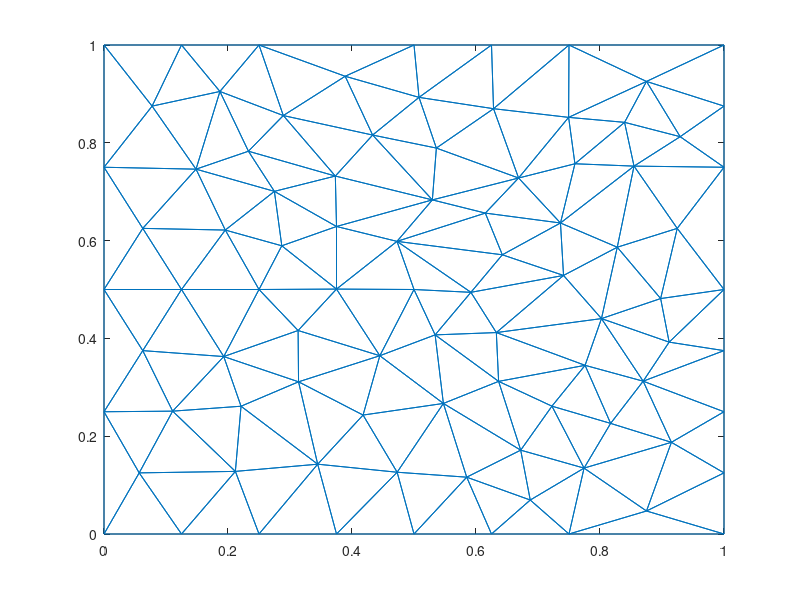
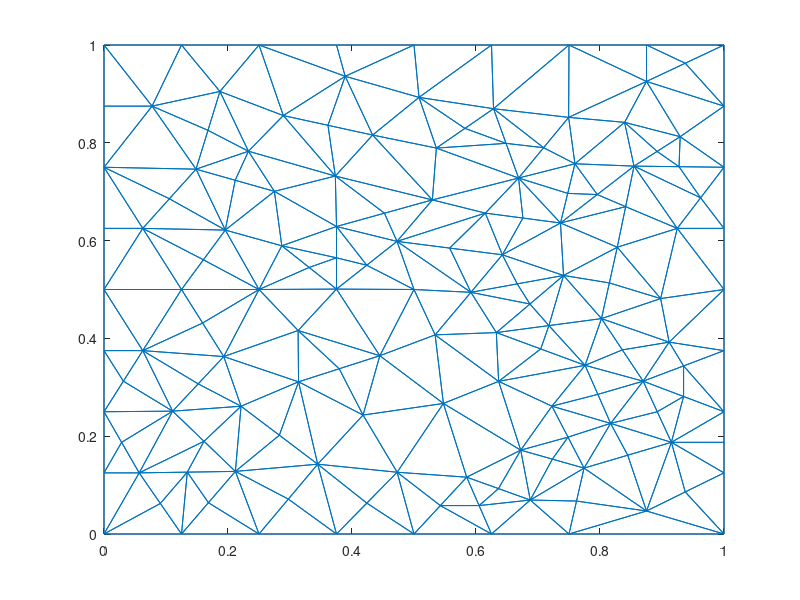
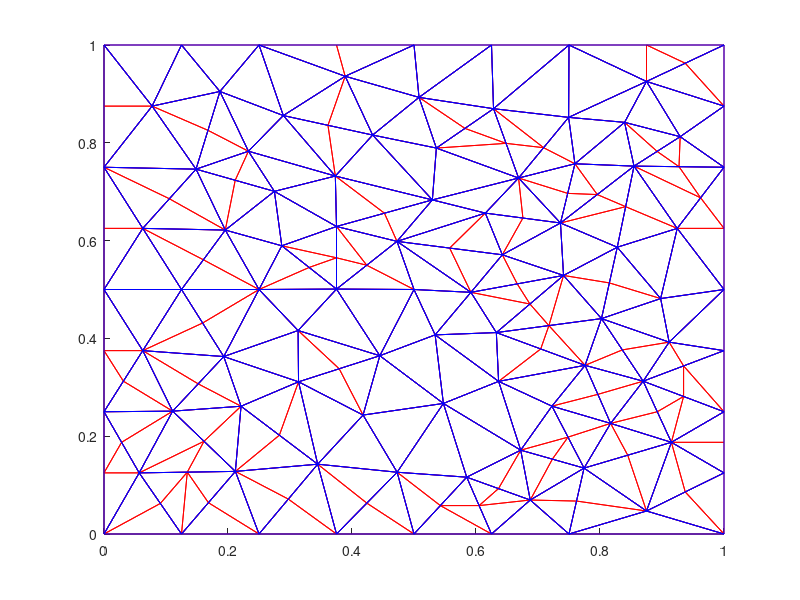

Recreate these plots in MATLAB, in order.
nodesBefore = [0,0;
1,0;
1,1;
0,1;
0.5,0.5;
0,0.5;
0.0625,0.625;
0.25,0.5;
0,0.25;
0.5,0;
0,0.75;
0.125,0.5;
0.5,1;
0.433275,0.815849;
0.148437,0.746094;
0.195626,0.621564;
0.529625,0.683244;
0.375,0.628853;
0.25,1;
0.373136,0.732013;
0.286769,0.589388;
0.375,0.500839;
0.27482,0.700717;
0.313771,0.311229;
0.313066,0.416148;
0.0625,0.375;
0.193152,0.362881;
0.25,0;
0.221019,0.261294;
0.110735,0.251224;
0.0567566,0.125;
0.289186,0.855722;
0.0775596,0.875;
0.232942,0.782767;
0.125,1;
0.186981,0.904974;
0.344656,0.142753;
0.125,0;
0.472573,0.598451;
0.924569,0.625;
0.38898,0.936063;
0.211891,0.128028;
0.375,0;
0.547402,0.26699;
0.444875,0.364572;
0.417838,0.243238;
0.47281,0.126311;
0.625,0;
0.75,0;
0.536065,0.78923;
0.75,1;
1,0.5;
0.6875,0.0694813;
0.585002,0.116209;
0.625,1;
0.642467,0.570984;
0.508074,0.892911;
1,0.25;
0.668679,0.727983;
0.749387,0.852019;
0.628269,0.869741;
0.736262,0.636012;
0.802373,0.440498;
0.82784,0.586474;
0.741191,0.528744;
0.632806,0.411914;
0.615033,0.656252;
0.854872,0.752318;
0.534065,0.407201;
1,0.75;
0.875,0.925491;
0.897806,0.481478;
1,0.375;
0.591791,0.494234;
0.722482,0.261441;
0.67209,0.171457;
0.774275,0.134747;
1,0.875;
0.839631,0.841845;
0.759557,0.757126;
0.92931,0.8125;
0.869619,0.3125;
0.875,0.0470411;
0.911511,0.392352;
0.775933,0.344943;
0.817138,0.226203;
1,0.125;
0.915154,0.1875;
0.63646,0.312134;
];
trianglesBefore = [76,77,75;
12,6,26;
8,16,12;
11,6,7;
24,45,25;
25,22,8;
24,27,29;
12,7,6;
6,9,26;
28,42,38;
14,17,50;
7,15,11;
17,20,18;
21,16,8;
25,45,22;
16,23,15;
34,15,23;
16,15,7;
15,33,11;
50,57,14;
12,16,7;
18,21,22;
35,36,19;
4,11,33;
14,20,17;
14,32,20;
23,18,20;
17,18,39;
41,57,13;
59,50,17;
22,21,8;
32,14,41;
12,27,8;
22,5,39;
16,21,23;
18,23,21;
24,25,27;
37,29,42;
12,26,27;
46,24,37;
9,1,31;
8,27,25;
26,9,30;
29,37,24;
42,30,31;
27,26,30;
42,28,37;
9,31,30;
30,29,27;
10,47,43;
24,46,45;
15,34,36;
20,32,34;
35,4,33;
20,34,23;
34,32,36;
36,33,15;
36,35,33;
19,36,32;
47,46,37;
22,39,18;
31,1,38;
39,5,74;
89,85,66;
13,57,55;
13,19,41;
19,32,41;
30,42,29;
38,42,31;
48,49,53;
37,28,43;
68,64,40;
44,89,69;
22,45,5;
37,43,47;
44,45,46;
44,47,54;
44,46,47;
48,53,54;
39,56,67;
59,17,67;
10,48,54;
71,51,60;
55,57,61;
41,14,57;
84,52,72;
57,50,61;
2,83,49;
64,65,63;
54,47,10;
60,61,59;
67,62,59;
59,61,50;
62,64,68;
63,85,82;
74,65,56;
54,53,76;
68,80,62;
61,51,55;
68,40,70;
61,60,51;
65,62,56;
71,3,51;
65,66,63;
73,82,58;
70,40,52;
72,40,64;
39,74,56;
63,72,64;
45,69,5;
69,89,66;
39,67,17;
62,67,56;
70,78,81;
80,79,60;
44,69,45;
74,69,66;
40,72,52;
65,64,62;
78,3,71;
79,80,68;
82,86,88;
79,71,60;
77,86,75;
84,82,73;
69,74,5;
65,74,66;
44,54,76;
84,63,82;
77,76,53;
76,75,89;
49,77,53;
83,87,88;
68,70,81;
71,79,81;
60,59,80;
62,80,59;
71,81,78;
68,81,79;
88,87,58;
77,49,83;
52,84,73;
63,84,72;
66,85,63;
86,85,75;
77,83,88;
85,86,82;
82,88,58;
83,2,87;
88,86,77;
76,89,44;
85,89,75;
];
figure;trimesh(trianglesBefore, nodesBefore(:,1), nodesBefore(:,2));
nodesAfter = [0,0;
1,0;
1,1;
0,1;
0.5,0.5;
0,0.5;
0.0625,0.625;
0.25,0.5;
0,0.25;
0.5,0;
0,0.75;
0.125,0.5;
0.5,1;
0.433275,0.815849;
0.148437,0.746094;
0.195626,0.621564;
0.529625,0.683244;
0.375,0.628853;
0.25,1;
0.373136,0.732013;
0.286769,0.589388;
0.375,0.500839;
0.27482,0.700717;
0.313771,0.311229;
0.313066,0.416148;
0.0625,0.375;
0.193152,0.362881;
0.25,0;
0.221019,0.261294;
0.110735,0.251224;
0.0567566,0.125;
0.289186,0.855722;
0.0775596,0.875;
0.232942,0.782767;
0.125,1;
0.186981,0.904974;
0.344656,0.142753;
0.125,0;
0.472573,0.598451;
0.924569,0.625;
0.38898,0.936063;
0.211891,0.128028;
0.375,0;
0.547402,0.26699;
0.444875,0.364572;
0.417838,0.243238;
0.47281,0.126311;
0.625,0;
0.75,0;
0.536065,0.78923;
0.75,1;
1,0.5;
0.6875,0.0694813;
0.585002,0.116209;
0.625,1;
0.642467,0.570984;
0.508074,0.892911;
1,0.25;
0.668679,0.727983;
0.749387,0.852019;
0.628269,0.869741;
0.736262,0.636012;
0.802373,0.440498;
0.82784,0.586474;
0.741191,0.528744;
0.632806,0.411914;
0.615033,0.656252;
0.854872,0.752318;
0.534065,0.407201;
1,0.75;
0.875,0.925491;
0.897806,0.481478;
1,0.375;
0.591791,0.494234;
0.722482,0.261441;
0.67209,0.171457;
0.774275,0.134747;
1,0.875;
0.839631,0.841845;
0.759557,0.757126;
0.92931,0.8125;
0.869619,0.3125;
0.875,0.0470411;
0.911511,0.392352;
0.775933,0.344943;
0.817138,0.226203;
1,0.125;
0.915154,0.1875;
0.63646,0.312134;
0.748378,0.198094;
0.160313,0.560782;
0,0.625;
0.379323,0.337901;
0.105469,0.685547;
0.452312,0.656049;
0.211629,0.723405;
0,0.875;
0.361231,0.835786;
0.159076,0.431441;
0.423787,0.549645;
0.282837,0.202024;
0,0.125;
0.0283783,0.1875;
0.161313,0.189626;
0.134324,0.126514;
0.151944,0.307053;
0.297328,0.0713766;
0.423905,0.0631556;
0.167709,0.825534;
0.0908783,0.0625;
0.375,1;
0.55752,0.584718;
0.542501,0.0581045;
0.815107,0.513486;
0.709033,0.790001;
0.675647,0.646132;
0.835996,0.376499;
0.875,1;
0.71759,0.426206;
1,0.625;
0.762137,0.0673734;
0.9375,0.0860206;
1,0.1875;
0.796535,0.285573;
0.844714,0.161123;
0.723182,0.153102;
0,0.375;
0.03125,0.3125;
0.168445,0.0640138;
0.375,0.564846;
0.70437,0.378429;
0.605001,0.0581045;
0.648474,0.798862;
0.9375,0.962745;
0.686999,0.470329;
0.330884,0.545114;
0.841356,0.669396;
0.636251,0.0928451;
0.582167,0.829485;
0.795567,0.694165;
0.666491,0.511489;
0.747909,0.696569;
0.962285,0.6875;
0.927436,0.751159;
0.93481,0.34375;
0.93481,0.28125;
0.892387,0.25;
0.892091,0.782409;
];
trianglesAfter = [12,6,26;
25,22,8;
24,27,29;
12,7,6;
14,17,50;
21,16,8;
25,45,22;
15,33,11;
50,57,14;
35,36,19;
14,20,17;
23,18,20;
41,57,13;
59,50,17;
16,21,23;
18,23,21;
24,25,27;
46,24,37;
8,27,25;
20,32,34;
35,4,33;
20,34,23;
34,32,36;
36,35,33;
19,36,32;
47,46,37;
39,5,74;
13,57,55;
19,32,41;
48,49,53;
44,89,69;
22,45,5;
44,45,46;
44,47,54;
44,46,47;
59,17,67;
71,51,60;
55,57,61;
41,14,57;
84,52,72;
2,83,49;
61,51,55;
61,60,51;
65,62,56;
72,40,64;
45,69,5;
69,89,66;
39,67,17;
70,78,81;
80,79,60;
44,69,45;
74,69,66;
40,72,52;
65,64,62;
79,80,68;
79,71,60;
69,74,5;
44,54,76;
76,75,89;
71,79,81;
71,81,78;
52,84,73;
63,84,72;
76,89,44;
85,89,75;
75,90,86;
90,77,86;
75,76,90;
12,91,7;
91,16,7;
12,8,91;
91,8,16;
11,92,7;
92,6,7;
45,93,46;
93,24,46;
45,25,93;
93,25,24;
15,94,16;
94,7,16;
15,11,94;
94,11,7;
17,95,39;
95,18,39;
17,20,95;
95,20,18;
15,96,34;
96,23,34;
15,16,96;
96,16,23;
4,97,33;
97,11,33;
32,98,41;
98,14,41;
32,20,98;
98,20,14;
27,99,26;
99,12,26;
27,8,99;
99,8,12;
100,39,18;
22,5,100;
100,5,39;
29,101,24;
101,37,24;
29,42,101;
101,42,37;
102,1,31;
9,103,30;
103,31,30;
9,102,103;
103,102,31;
30,104,29;
104,42,29;
30,31,104;
42,104,105;
105,104,31;
27,106,29;
106,30,29;
27,26,106;
106,26,30;
37,107,43;
107,28,43;
37,42,107;
107,42,28;
43,108,37;
108,47,37;
43,10,108;
108,10,47;
15,109,33;
109,36,33;
15,34,109;
109,34,36;
31,110,105;
110,38,105;
31,1,110;
110,1,38;
13,111,41;
111,19,41;
56,112,74;
112,39,74;
56,67,112;
112,67,39;
10,113,47;
113,54,47;
10,48,113;
64,114,72;
114,63,72;
64,65,114;
114,65,63;
60,115,80;
115,59,80;
60,61,115;
62,116,56;
116,67,56;
62,59,116;
116,59,67;
63,117,84;
117,82,84;
63,85,117;
117,85,82;
118,51,71;
63,119,85;
63,65,119;
52,120,40;
77,121,83;
121,49,83;
77,53,121;
121,53,49;
87,122,2;
122,83,2;
87,88,122;
122,88,83;
87,123,88;
123,58,88;
85,124,82;
124,86,82;
85,75,124;
124,75,86;
77,125,86;
125,88,86;
77,83,125;
125,83,88;
77,126,53;
126,76,53;
77,90,126;
126,90,76;
6,127,26;
26,128,30;
128,9,30;
26,127,128;
128,127,9;
38,129,105;
129,42,105;
38,28,129;
129,28,42;
18,130,100;
130,22,100;
18,21,130;
66,131,119;
131,85,119;
66,89,131;
131,89,85;
48,132,113;
132,54,113;
48,53,132;
59,133,50;
59,115,133;
133,115,61;
3,134,78;
134,71,78;
3,118,134;
134,118,71;
66,135,74;
66,119,135;
135,119,65;
22,136,8;
136,21,8;
22,130,136;
136,130,21;
64,137,62;
64,40,137;
137,40,68;
54,138,76;
138,53,76;
54,132,138;
138,132,53;
61,139,133;
139,50,133;
61,57,139;
139,57,50;
140,68,80;
62,137,140;
140,137,68;
65,141,135;
141,74,135;
65,56,141;
141,56,74;
62,142,59;
142,80,59;
62,140,142;
142,140,80;
70,143,120;
143,40,120;
143,68,40;
144,70,81;
68,143,144;
144,143,70;
82,145,84;
145,73,84;
145,58,73;
58,146,88;
58,145,146;
146,145,82;
82,147,146;
147,88,146;
82,86,147;
147,86,88;
68,148,79;
148,81,79;
68,144,148;
148,144,81;
];
figure;trimesh(trianglesAfter, nodesAfter(:,1), nodesAfter(:,2));
figure;hold on;trimesh(trianglesAfter, nodesAfter(:,1), nodesAfter(:,2),'color', 'r');trimesh(trianglesBefore, nodesBefore(:,1), nodesBefore(:,2),'color', 'b');hold off;
